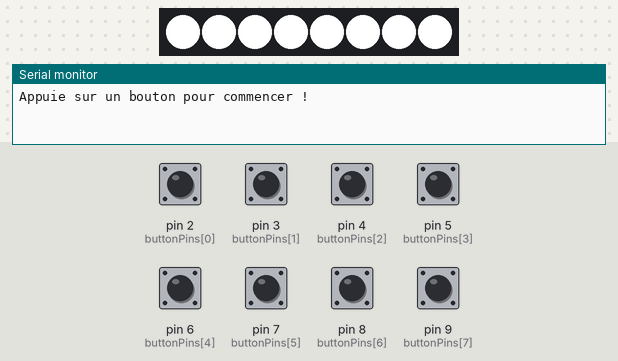
This sketch was run on a simulated Arduino Uno, built with avr-gcc and run on an emulated ATmega328P. Parts: 8 RGB LEDs in strip order, left to right, the last lines printed to the serial monitor. The test bench sets the inputs (shaded band); at power-on: pin 2 (buttonPins[0]), pin 3 (buttonPins[1]), pin 4 (buttonPins[2]), pin 5 (buttonPins[3]), pin 6 (buttonPins[4]), pin 7 (buttonPins[5]), pin 8 (buttonPins[6]), pin 9 (buttonPins[7]) HIGH.

Above: at 1.2 s.
1.3 s: pin 4 (buttonPins[2]) pulled LOW for 0.15 s
At 1.36 s:
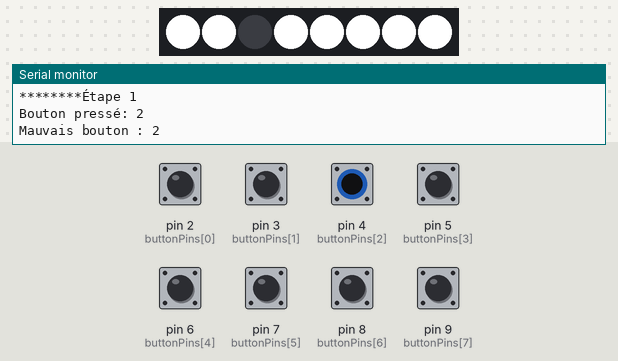
3.1 s: pin 5 (buttonPins[3]) pulled LOW for 1 s
At 3.16 s:
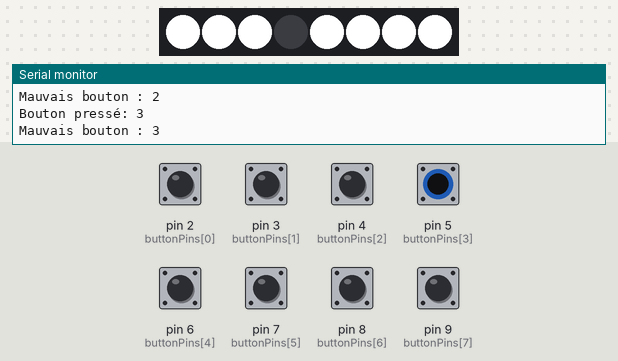
5.6 s: pin 2 (buttonPins[0]) pulled LOW for 0.15 s
At 6.5 s:
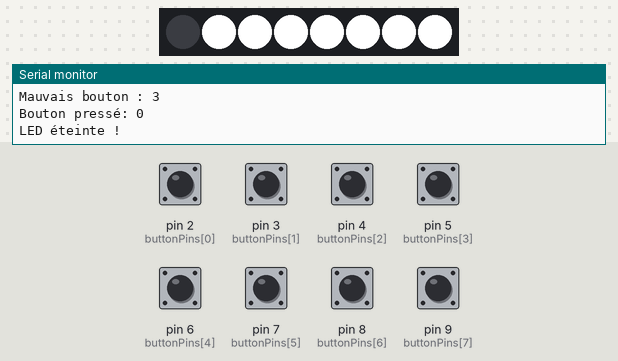
7.2 s: pin 3 (buttonPins[1]) pulled LOW for 0.15 s
At 7.7 s:
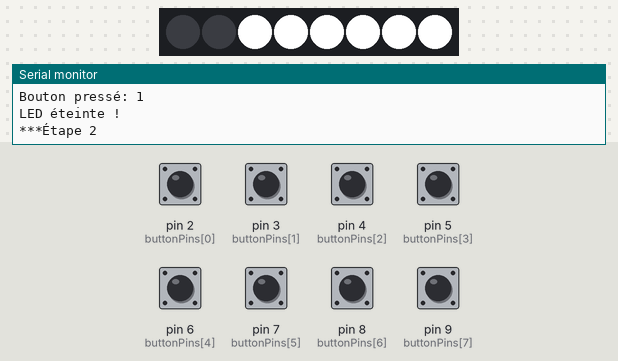
8.8 s: pin 6 (buttonPins[4]) pulled LOW for 0.15 s
At 8.86 s:
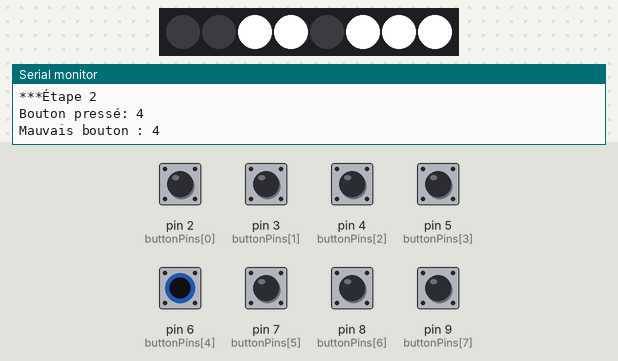
10.4 s: pin 7 (buttonPins[5]) pulled LOW for 0.15 s
At 10.46 s:
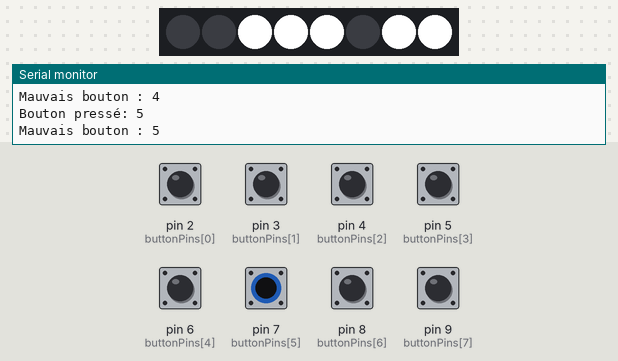
Timing chart, 0 to 13.0 s (numbered marks = the images above; inputs shaded):
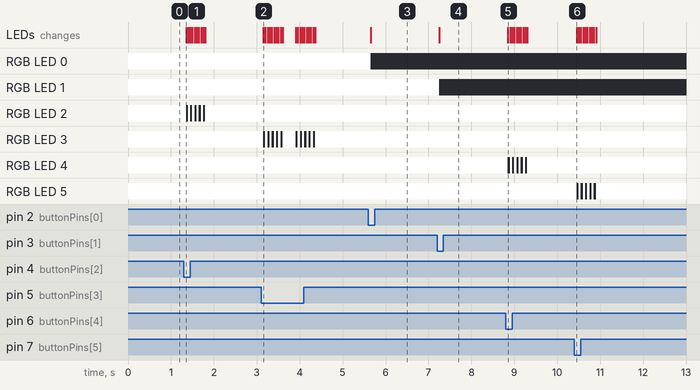

Measured:
- after the input at 1.3 s, RGB LED 2: alternates RGB(255, 255, 255) for 0.05 s and off for 0.05 s, 10 changes in all, then stays RGB(255, 255, 255), starting after 0.05 s; the LEDs: change after 0.05 s (image 1)
- after the input at 3.1 s, RGB LED 3: goes 4 × (off 0.05 s, RGB(255, 255, 255) 0.05 s), off 0.05 s, RGB(255, 255, 255) 0.30 s, 4 × (off 0.05 s, RGB(255, 255, 255) 0.05 s), off 0.05 s, then RGB(255, 255, 255), starting after 0.05 s; the LEDs: change after 0.05 s (image 2)
- after the input at 5.6 s, RGB LED 0: RGB(255, 255, 255) → off after 0.05 s; the LEDs: change after 0.05 s (image 3)
- after the input at 7.2 s, RGB LED 1: RGB(255, 255, 255) → off after 0.05 s; the LEDs: change after 0.05 s (image 4)
- after the input at 8.8 s, RGB LED 4: alternates RGB(255, 255, 255) for 0.05 s and off for 0.05 s, 10 changes in all, then stays RGB(255, 255, 255), starting after 0.05 s; the LEDs: change after 0.05 s (image 5)
- after the input at 10.4 s, RGB LED 5: alternates RGB(255, 255, 255) for 0.05 s and off for 0.05 s, 10 changes in all, then stays RGB(255, 255, 255), starting after 0.05 s; the LEDs: change after 0.05 s (image 6)

The sketch:

QUIZZ_V1.ino
```cpp
#include <FastLED.h>

#define NUM_BUTTONS 8  // Nombre de boutons et LEDs
#define LED_PIN 10 // Pin DATA des LEDs

CRGB leds[NUM_BUTTONS];
const int buttonPins[NUM_BUTTONS] = {2, 3, 4, 5, 6, 7, 8, 9};  // Pins des boutons

bool ledState[NUM_BUTTONS];  // true = allumée, false = éteinte
int currentStage = 0;         // Étape actuelle
bool gameStarted = false;

// Définition des boutons corrects pour chaque étape
const byte stages[4][NUM_BUTTONS] = {
    {1, 1, 0, 0, 0, 0, 0, 0},  // Étape 1 : boutons corrects à éteindre
    {0, 0, 1, 1, 0, 0, 0, 0},  // Étape 2
    {0, 0, 0, 0, 1, 1, 0, 0},  // Étape 3
    {0, 0, 0, 0, 0, 0, 1, 1}   // Étape 4 // PAS UTILISEE juste pour infos
};

void setup() {
    Serial.begin(115200);
    FastLED.addLeds<WS2812, LED_PIN, GRB>(leds, NUM_BUTTONS);

    for (int i = 0; i < NUM_BUTTONS; i++) {
        pinMode(buttonPins[i], INPUT_PULLUP);  // Activer résistance interne pull-up
        leds[i] = CRGB::White;  // Allume toutes les LEDs au départ
        ledState[i] = true;
    }
    FastLED.show();
    Serial.println("Appuie sur un bouton pour commencer !");
}

void loop() {
    if (!gameStarted) {
        checkFirstPress();  // Attend un premier appui pour démarrer
        return;
    }

    bool stageCompleted = true;

    for (int i = 0; i < NUM_BUTTONS; i++) {
        if (digitalRead(buttonPins[i]) == LOW) {  // Bouton pressé
            delay(50);  // Anti-rebond
            Serial.print("Bouton pressé: "); Serial.println(i);

            if (stages[currentStage][i] == 1 && ledState[i]) {
                leds[i] = CRGB::Black;  // Éteindre la LED
                ledState[i] = false;
                Serial.println("LED éteinte !");
            } else if (stages[currentStage][i] == 0) {
                flashLed(i);
            }
            FastLED.show();
            delay(200);
        }

        if (stages[currentStage][i] == 1 && ledState[i]) {
            stageCompleted = false;
        }
    }

    if (stageCompleted) {
        nextStage();
    }
}

// Vérifie si un bouton est pressé pour démarrer le jeu
void checkFirstPress() {
    for (int i = 0; i < NUM_BUTTONS; i++) {
        if (digitalRead(buttonPins[i]) == LOW) {
            Serial.println("Jeu commencé !");
            gameStarted = true;
            Serial.println("********Étape 1");
            return;
        }
    }
}

// Fait clignoter une LED rapidement
void flashLed(int index) {
    Serial.print("Mauvais bouton : "); Serial.println(index);
    for (int j = 0; j < 5; j++) {
        leds[index] = CRGB::Black;
        FastLED.show();
        delay(50);
        leds[index] = CRGB::White;
        FastLED.show();
        delay(50);
    }
}

// Passe à l'étape suivante
void nextStage() {
    currentStage++;
    if (currentStage >= 3) {
        Serial.println("Jeu terminé ! Recommence !");
        delay(5000);
        currentStage = 0;

        for (int i = 0; i < NUM_BUTTONS; i++) {
            leds[i] = CRGB::White;
            ledState[i] = true;
        }
    }
    Serial.print("***Étape "); Serial.println(currentStage + 1);
    FastLED.show();
}
```
